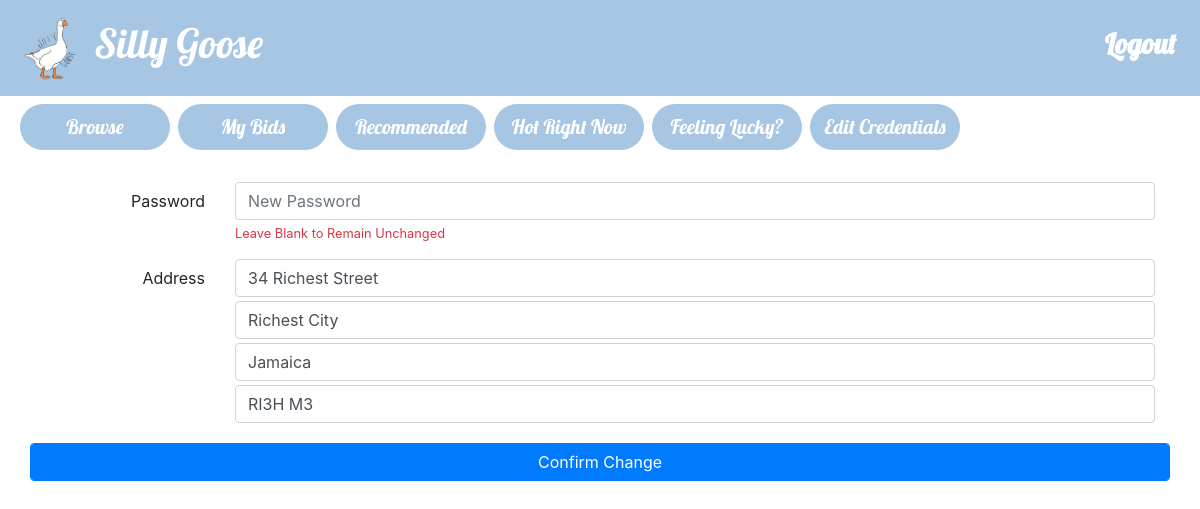
The page /edit_my_info.php (signed in) on the database its author committed.
### tables this page shows
CREATE TABLE users ( 
  email VARCHAR(50) PRIMARY KEY,
  password VARCHAR(60),  
  accountType VARCHAR(6),
  country VARCHAR(30),
  city VARCHAR(30),
  postcode VARCHAR(30),
  addressLine VARCHAR(30)
);

### utilities.php (called while the page is built, shortened)
<?php
function query($query) {
  $connection = mysqli_connect($dbhost,$dbuser,$dbpass,$dbname);
  $result = mysqli_query($connection,$query);
  return $result;
}
?>

### edit_my_info.php (the view, shortened to what this page needs)
<?php include_once("header.php")?>
<?php include_once("utilities.php")?>
<?php
if (isset($_SESSION['username'])){
$my_username = $_SESSION['username'];
}
$query = "SELECT * FROM users WHERE email = '{$my_username}'";
$result = query($query);
$result = $result ->fetch_assoc();
$country = $result['country'];
$city = $result['city'];
$postcode = $result['postcode'];
$address = $result['addressLine'];
?>
  <div class="container mt-4">
    <form method="POST" id="editUser" action="edit_credentials_confirmation.php">
    <div class="form-group row">
    <label for="password" class="col-sm-2 col-form-label text-right">Password</label>
    <div class="col-sm-10">
      <input type="password" class="form-control" name="password" id="password" placeholder="New Password"  minlength = "7">
      <small id="passwordHelp" class="form-text text-muted"><span class="text-danger">Leave Blank to Remain Unchanged</span></small>
    </div>
  </div>
  <div class="form-group row">
  <label for="address_first_line" class="col-sm-2 col-form-label text-right">Address</label>
  <div class="col-sm-10">
      <input type="text" class="form-control" name="address_first_line"  value='<?php echo($address) ?>' placeholder = 'First Line of address' require>
      <input type="text" class="form-control" name="address_city"  value='<?php echo($city) ?>' placeholder = 'City' require>
      <input type="text" class="form-control" name="address_country" value='<?php echo($country) ?>' placeholder = 'Country' require>
      <input type= "text" class="form-control"name="address_post_code" value = '<?php echo($postcode) ?>' placeholder = 'Postcode' require>
    </div>
</div>
  <div class="form-group row">
    <button type="submit" class="btn btn-primary form-control">Confirm Change</button>
  </div>
</form>
</div>

### rows shown on the page
users: address_first_line "34 Richest Street", address_city "Richest City", address_country "Jamaica", address_post_code "RI3H M3"
